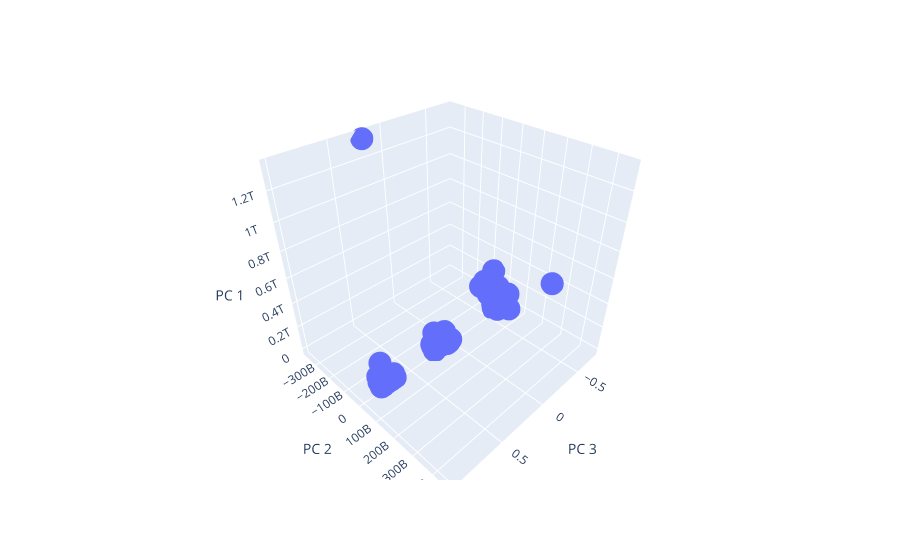

Source (notebook cell):
### Markdown cell above
### Visualizing Results

#### 3D-Scatter with Clusters

### Code cell
# Create a 3D-Scatter with the PCA data and the clusters
#Plotly express does not work on my computer
fig = px.scatter_3d(
    clustered_df,
    x="PC 3",
    y="PC 2",
    z="PC 1",
    hover_name="CoinName",
    hover_data=["Algorithm"],
    width=800,
)
fig.update_layout(legend=dict(x=0, y=1))
fig.show()

### Figure 1 — Plotly figure (JSON) as saved in the notebook; plotly's stock layout.template omitted (floating-point values rounded to 4 significant figures; data arrays with more than 128 entries replaced by an {"elided": "..."} marker saying what was removed)
{"data": [{"customdata": {"elided": "533x1 str values"}, "hovertemplate": "<b>%{hovertext}</b><br><br>PC 3=%{x}<br>PC 2=%{y}<br>PC 1=%{z}<br>Algorithm=%{customdata[0]}<extra></extra>", "hovertext": {"elided": "533 str values"}, "legendgroup": "", "marker": {"color": "#636efa", "symbol": "circle"}, "mode": "markers", "name": "", "scene": "scene", "showlegend": false, "type": "scatter3d", "x": {"elided": "533 float values"}, "y": {"elided": "533 float values"}, "z": {"elided": "533 float values"}}], "layout": {"autosize": true, "legend": {"tracegroupgap": 0, "x": 0, "y": 1}, "margin": {"t": 60}, "scene": {"aspectmode": "auto", "aspectratio": {"x": 1, "y": 1, "z": 1}, "domain": {"x": [0, 1], "y": [0, 1]}, "xaxis": {"title": {"text": "PC 3"}, "type": "linear"}, "yaxis": {"title": {"text": "PC 2"}, "type": "linear"}, "zaxis": {"title": {"text": "PC 1"}, "type": "linear"}}}}
